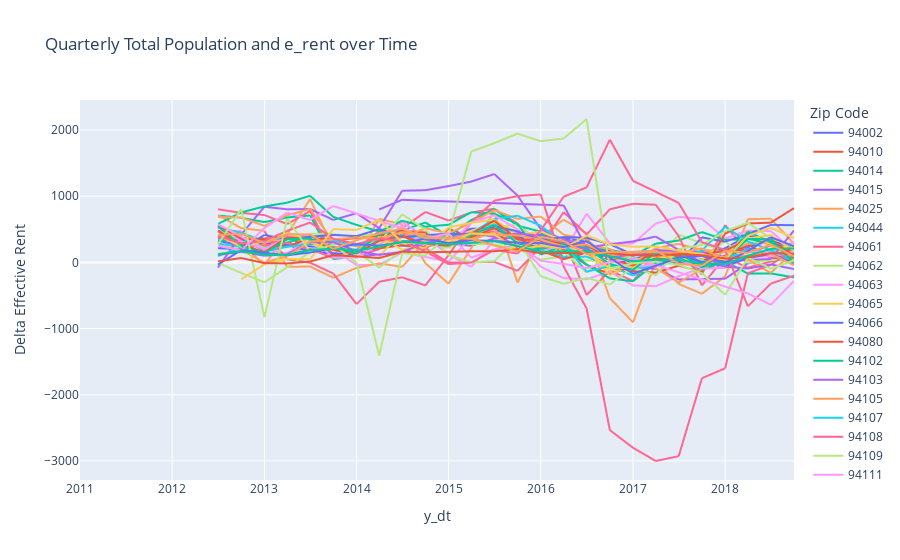

Source (notebook cell):
### Code cell
px.line(merge_data, x='y_dt', y='Delta Effective Rent', color = 'Zip Code',
              title='Quarterly Total Population and e_rent over Time')
